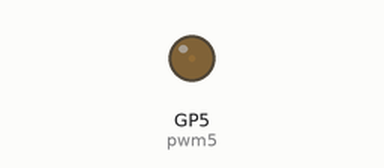
The program below on a simulated Raspberry Pi Pico running MicroPython. On the bench: output pins drawn as LEDs (lit = HIGH).

Above: at 0.05 s.
At 4.95 s:
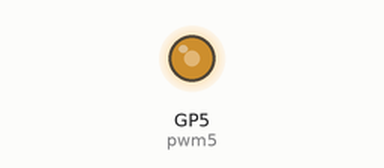
At 7.75 s:
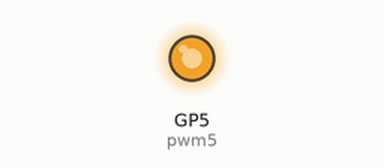
At 15.45 s:
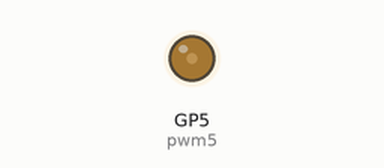
Timing chart, 0 to 22.8 s (numbered marks = the images above):
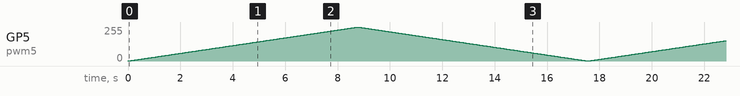

The program:

A06.py
```python
from machine import Pin, PWM
import time

# crea y configura GP7 como salida PWM
pwm5 = PWM(Pin(5))
pwm5.freq(10000) # metodo freq para hacer f=10kHz en GP5

try:
    while True:
        for i in range(0, 65535):
            pwm5.duty_u16(i)
            time.sleep_us(100)
        for i in range(65535, 0, -1):
            pwm5.duty_u16(i)
            time.sleep_us(100)
except:
    pwm5.deinit()
            
```
